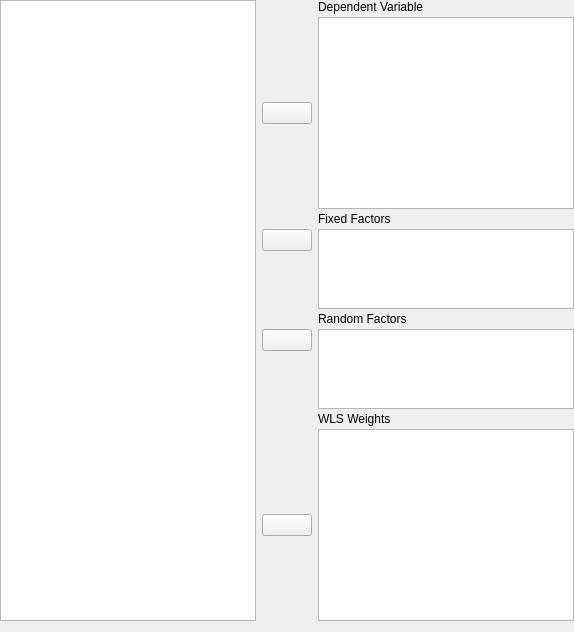
    <widget class="QWidget" name="topWidget" native="true">
     <property name="sizePolicy">
      <sizepolicy hsizetype="Expanding" vsizetype="Fixed">
       <horstretch>0</horstretch>
       <verstretch>0</verstretch>
      </sizepolicy>
     </property>
     <layout class="QGridLayout" name="gridLayout_3">
      <property name="leftMargin">
       <number>0</number>
      </property>
      <property name="topMargin">
       <number>0</number>
      </property>
      <property name="rightMargin">
       <number>0</number>
      </property>
      <property name="verticalSpacing">
       <number>3</number>
      </property>
      <item row="2" column="2">
       <widget class="QLabel" name="label_2">
        <property name="sizePolicy">
         <sizepolicy hsizetype="Fixed" vsizetype="Fixed">
          <horstretch>0</horstretch>
          <verstretch>0</verstretch>
         </sizepolicy>
        </property>
        <property name="text">
         <string>Fixed Factors</string>
        </property>
       </widget>
      </item>
      <item row="3" column="1">
       <widget class="AssignButton" name="buttonAssignFixed">
        <property name="sizePolicy">
         <sizepolicy hsizetype="Fixed" vsizetype="Fixed">
          <horstretch>0</horstretch>
          <verstretch>0</verstretch>
         </sizepolicy>
        </property>
        <property name="minimumSize">
         <size>
          <width>50</width>
          <height>0</height>
         </size>
        </property>
        <property name="maximumSize">
         <size>
          <width>50</width>
          <height>16777215</height>
         </size>
        </property>
        <property name="text">
         <string/>
        </property>
       </widget>
      </item>
      <item row="6" column="1">
       <widget class="AssignButton" name="buttonAssignRandom">
        <property name="sizePolicy">
         <sizepolicy hsizetype="Fixed" vsizetype="Fixed">
          <horstretch>0</horstretch>
          <verstretch>0</verstretch>
         </sizepolicy>
        </property>
        <property name="minimumSize">
         <size>
          <width>50</width>
          <height>0</height>
         </size>
        </property>
        <property name="maximumSize">
         <size>
          <width>50</width>
          <height>16777215</height>
         </size>
        </property>
        <property name="text">
         <string/>
        </property>
       </widget>
      </item>
      <item row="5" column="2">
       <widget class="QLabel" name="label_3">
        <property name="sizePolicy">
         <sizepolicy hsizetype="Fixed" vsizetype="Fixed">
          <horstretch>0</horstretch>
          <verstretch>0</verstretch>
         </sizepolicy>
        </property>
        <property name="text">
         <string>Random Factors</string>
        </property>
       </widget>
      </item>
      <item row="8" column="2">
       <widget class="QLabel" name="label_4">
        <property name="sizePolicy">
         <sizepolicy hsizetype="Fixed" vsizetype="Fixed">
          <horstretch>0</horstretch>
          <verstretch>0</verstretch>
         </sizepolicy>
        </property>
        <property name="text">
         <string>WLS Weights</string>
        </property>
       </widget>
      </item>
      <item row="9" column="2">
       <widget class="boundSingleItemView" name="wlsWeights">
        <property name="sizePolicy">
         <sizepolicy hsizetype="Expanding" vsizetype="Fixed">
          <horstretch>0</horstretch>
          <verstretch>0</verstretch>
         </sizepolicy>
        </property>
        <property name="minimumSize">
         <size>
          <width>0</width>
          <height>0</height>
         </size>
        </property>
        <property name="maximumSize">
         <size>
          <width>16777215</width>
          <height>16777215</height>
         </size>
        </property>
        <property name="selectionMode">
         <enum>QAbstractItemView::ExtendedSelection</enum>
        </property>
       </widget>
      </item>
      <item row="9" column="1">
       <widget class="AssignButton" name="buttonAssignWLSWeights">
        <property name="sizePolicy">
         <sizepolicy hsizetype="Fixed" vsizetype="Fixed">
          <horstretch>0</horstretch>
          <verstretch>0</verstretch>
         </sizepolicy>
        </property>
        <property name="minimumSize">
         <size>
          <width>50</width>
          <height>0</height>
         </size>
        </property>
        <property name="maximumSize">
         <size>
          <width>50</width>
          <height>16777215</height>
         </size>
        </property>
        <property name="text">
         <string/>
        </property>
       </widget>
      </item>
      <item row="1" column="1">
       <widget class="AssignButton" name="buttonAssignDependent">
        <property name="sizePolicy">
         <sizepolicy hsizetype="Fixed" vsizetype="Fixed">
          <horstretch>0</horstretch>
          <verstretch>0</verstretch>
         </sizepolicy>
        </property>
        <property name="minimumSize">
         <size>
          <width>50</width>
          <height>0</height>
         </size>
        </property>
        <property name="maximumSize">
         <size>
          <width>50</width>
          <height>16777215</height>
         </size>
        </property>
        <property name="text">
         <string/>
        </property>
       </widget>
      </item>
      <item row="1" column="2">
       <widget class="boundSingleItemView" name="dependent">
        <property name="sizePolicy">
         <sizepolicy hsizetype="Expanding" vsizetype="Fixed">
          <horstretch>0</horstretch>
          <verstretch>0</verstretch>
         </sizepolicy>
        </property>
        <property name="minimumSize">
         <size>
          <width>0</width>
          <height>0</height>
         </size>
        </property>
        <property name="maximumSize">
         <size>
          <width>16777215</width>
          <height>16777215</height>
         </size>
        </property>
        <property name="selectionMode">
         <enum>QAbstractItemView::ExtendedSelection</enum>
        </property>
       </widget>
      </item>
      <item row="0" column="2">
       <widget class="QLabel" name="label">
        <property name="sizePolicy">
         <sizepolicy hsizetype="Fixed" vsizetype="Fixed">
          <horstretch>0</horstretch>
          <verstretch>0</verstretch>
         </sizepolicy>
        </property>
        <property name="text">
         <string>Dependent Variable</string>
        </property>
       </widget>
      </item>
      <item row="3" column="2" rowspan="2">
       <widget class="BoundListView" name="fixedFactors">
        <property name="sizePolicy">
         <sizepolicy hsizetype="Expanding" vsizetype="Fixed">
          <horstretch>0</horstretch>
          <verstretch>1</verstretch>
         </sizepolicy>
        </property>
        <property name="minimumSize">
         <size>
          <width>0</width>
          <height>80</height>
         </size>
        </property>
        <property name="maximumSize">
         <size>
          <width>16777215</width>
          <height>80</height>
         </size>
        </property>
        <property name="selectionMode">
         <enum>QAbstractItemView::ExtendedSelection</enum>
        </property>
       </widget>
      </item>
      <item row="4" column="1">
       <spacer name="verticalSpacer_4">
        <property name="orientation">
         <enum>Qt::Vertical</enum>
        </property>
        <property name="sizeHint" stdset="0">
         <size>
          <width>20</width>
          <height>0</height>
         </size>
        </property>
       </spacer>
      </item>
      <item row="7" column="1">
       <spacer name="verticalSpacer_5">
        <property name="orientation">
         <enum>Qt::Vertical</enum>
        </property>
        <property name="sizeHint" stdset="0">
         <size>
          <width>20</width>
          <height>0</height>
         </size>
        </property>
       </spacer>
      </item>
      <item row="6" column="2" rowspan="2">
       <widget class="BoundListView" name="randomFactors">
        <property name="sizePolicy">
         <sizepolicy hsizetype="Expanding" vsizetype="Preferred">
          <horstretch>0</horstretch>
          <verstretch>1</verstretch>
         </sizepolicy>
        </property>
        <property name="minimumSize">
         <size>
          <width>0</width>
          <height>80</height>
         </size>
        </property>
        <property name="maximumSize">
         <size>
          <width>16777215</width>
          <height>80</height>
         </size>
        </property>
        <property name="selectionMode">
         <enum>QAbstractItemView::ExtendedSelection</enum>
        </property>
       </widget>
      </item>
      <item row="0" column="0" rowspan="10">
       <widget class="AvailableFieldsListView" name="listAvailableFields">
        <property name="sizePolicy">
         <sizepolicy hsizetype="Expanding" vsizetype="Ignored">
          <horstretch>0</horstretch>
          <verstretch>0</verstretch>
         </sizepolicy>
        </property>
        <property name="minimumSize">
         <size>
          <width>0</width>
          <height>0</height>
         </size>
        </property>
        <property name="maximumSize">
         <size>
          <width>16777215</width>
          <height>16777215</height>
         </size>
        </property>
        <property name="selectionMode">
         <enum>QAbstractItemView::ExtendedSelection</enum>
        </property>
       </widget>
      </item>
     </layout>
    </widget>
